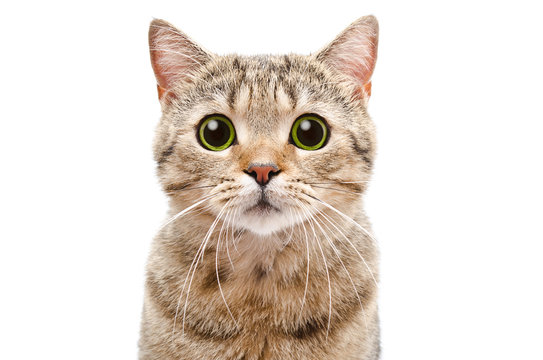
#> input picture photos/cat.jpg, 543 x 360 px
$ python transformations.py
#> lines starting #> are read from the running program, lines starting #| are printed output that depends on the picture
import cv2 as cv
import numpy as np

img = cv.imread('photos/cat.jpg')
#> img is the input picture: shape (360, 543, 3); mean B, G, R 210.6, 219.2, 229


def translate(img, x, y):
#> called with x = -100, y = -100
    transMat = np.float32([[1, 0, x], [0, 1, y]])
    dimensions = (img.shape[1], img.shape[0])
#> dimensions = (543, 360)
    return cv.warpAffine(img, transMat, dimensions)
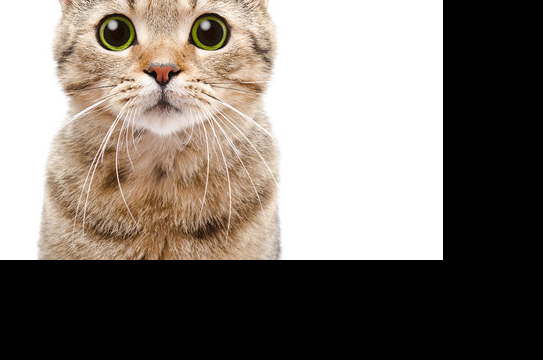
#> returned value: shape (360, 543, 3); mean of channels 0, 1, 2 113, 120.2, 128.2; drawn as B, G, R


translated = translate(img, -100, -100)

# Rotation


def rotate(img, angle, rotPoint=None):
#> called with angle = 90
    (height, width) = img.shape[:2]
#> height = 360; width = 543

    if rotPoint is None:
        rotPoint = (width//2, height//2)
#> rotPoint = (271, 180)

    rotMat = cv.getRotationMatrix2D(rotPoint, angle, 1.0)
#> rotMat = [[6.12e-17, 1, 91], [-1, 6.12e-17, 451]]
    dimensions = (width, height)
#> dimensions = (543, 360)

    return cv.warpAffine(img, rotMat, dimensions)
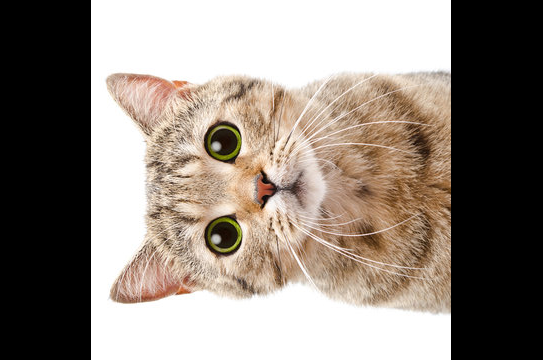
#> returned value: shape (360, 543, 3); mean of channels 0, 1, 2 124.7, 133.2, 143.1; drawn as B, G, R


rotated = rotate(img, 90)


# Resized
resized = cv.resize(img, (350, 300), interpolation=cv.INTER_CUBIC)
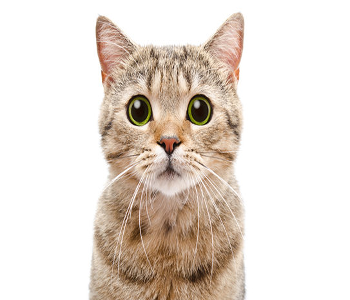
#> resized: shape (300, 350, 3); mean B, G, R 210.6, 219.2, 229

# Flipping
flip = cv.flip(img, 0)
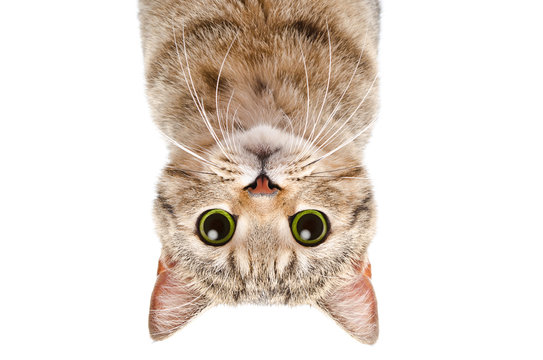
#> flip: shape (360, 543, 3); mean B, G, R 210.6, 219.2, 229
cv.imshow('Cat', flip)

cv.waitKey(0)
